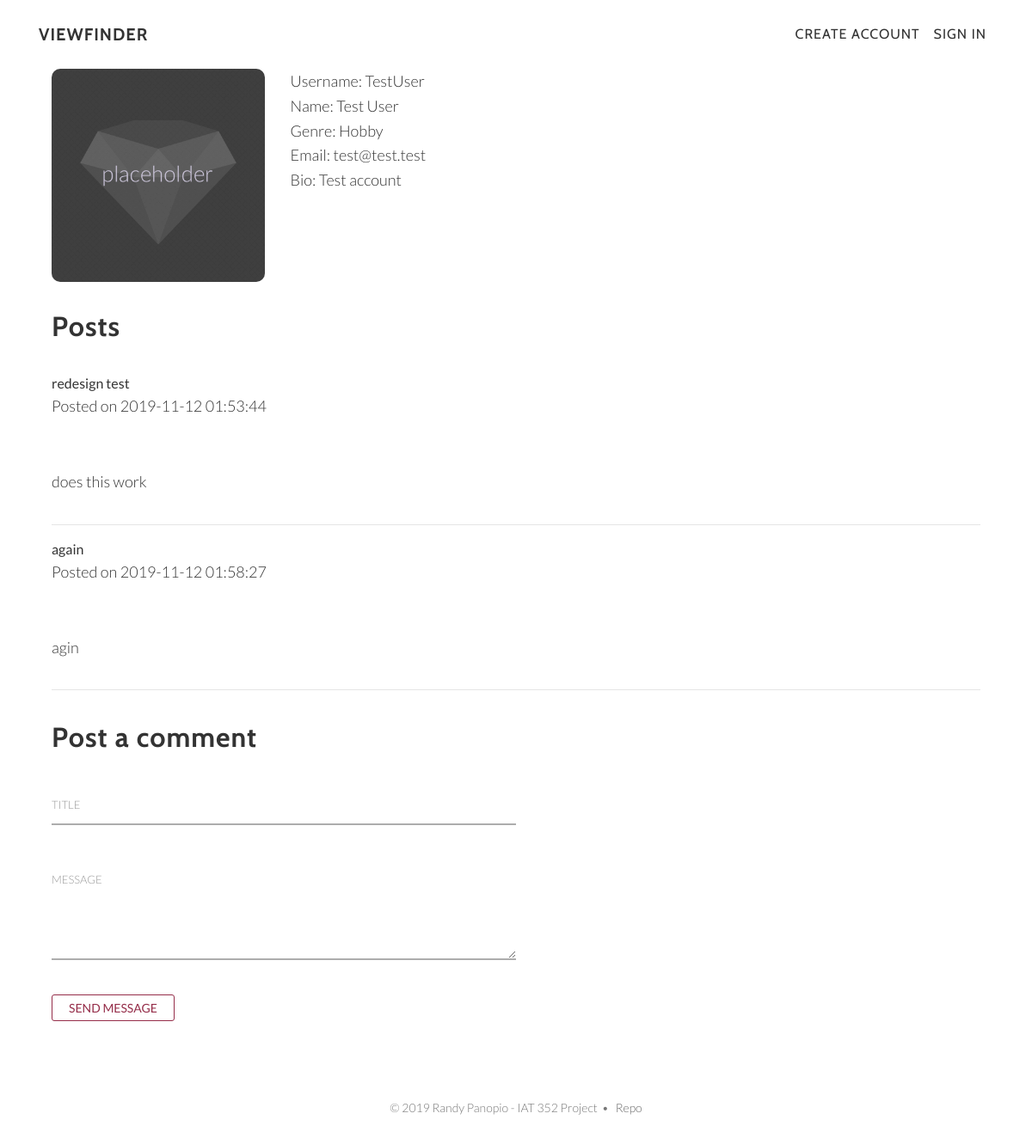
The app's page /photographers_userinfo.php?id=2 with its own data.
### tables this page shows
CREATE TABLE IF NOT EXISTS `photographers` (
  `id` int(6) UNSIGNED NOT NULL AUTO_INCREMENT,
  `username` varchar(30) NOT NULL,
  `email` varchar(30) NOT NULL,
  `password` varchar(255) DEFAULT NULL,
  `name` varchar(50) DEFAULT NULL,
  `genre` varchar(50) DEFAULT NULL,
  `bio` varchar(255) DEFAULT NULL,
  PRIMARY KEY (`id`)
);

CREATE TABLE IF NOT EXISTS `posts` (
  `user_id` int(255) NOT NULL,
  `title` varchar(255) NOT NULL,
  `content` text NOT NULL,
  `date` timestamp NOT NULL DEFAULT current_timestamp() ON UPDATE current_timestamp()
);

### photographers_userinfo.php (the view, shortened to what this page needs)
<?php require("directives/header.php");
require("directives/nav_bar.php");
require("directives/database_info.php");?>
<div id="content-container">
  <div class="container">
    <div class="col-lg-12 mx-auto">
      <div class="row">
        <?php
            if (isset($_GET['id']) && is_numeric($_GET['id']) ) {
                $userID = ($_GET['id']);
                $user_info_query = "SELECT * FROM `photographers` WHERE id=".$userID.";";
                $user_result = $db->query($user_info_query);
                if($user_result) {
                  $user = $user_result->fetch_array(MYSQLI_ASSOC);
                  echo "<div class=\"col-md-3 content-row\">
                            <img class=\"img-responsive\" src=\"img/placeholder.png\" alt=\"img\">
                        </div>
                        <div class=\"col-md-9 content-row\">
                        <p>
                        Username: ".$user['username']."<br />
                        Name: ".$user['name']."<br />
                        Genre: ".$user['genre']."<br />
                        Email: ".$user['email']."<br />
                        Bio: ".$user['bio']."
                        </p>
                              </div>";
                }
                $user_posts_query = "SELECT * FROM posts WHERE user_id=".$userID;
                $user_posts_result = $db->query($user_posts_query);
                echo "<div class='container'>
                <h2>Posts</h2>";
                if ($user_posts_result) {
                    if (($user_posts_result->num_rows) > 0) {
                        while ($post = $user_posts_result->fetch_assoc()) {
                            echo "<div class='post-container'>
                                <div class='post-contents'>
                                    <b>".$post['title']."</b>
                                    <p>Posted on ".$post['date']."</p>
                                    <br />
                                    <p>".$post['content']."</p>
                                    <hr />
                                </div>
                            </div>";
                        }
                        echo "</div>";
                    } else {
                        echo "<p>This user has no comments!</p>";
                    }
                }
            } else {
                echo "<h1 class=\"main-header\">User not found</h1>";
            }
        ?>
        <div class="container">
          <section id="contact" class="contact-section content-section">
                <h2>Post a comment</h2>
                <form class="form-wrap validate-form" name="input" action="create_post.php" method="post">
                  <div class="input-wrap validate-input" data-validate="Name is needed!">
                    <input class="input-style" type="text" name="title" required>
                  </div>
                  <div class="input-wrap validate-input" data-validate="Message is needed">
                    <textarea class="input-style" name="content" required></textarea>
                  </div>
                  <div class="container-contact1-form-btn">
                    <button class="btn btn-default btn-sm btn-anim-i">
                      <span>
                        Send Message
                      </span>
                    </button>
                  </div>
                </form>
          </section>
        </div>
      </div>
    </div>
  </div>
</div>
<?php require("directives/footer.php"); ?>

### styles/css/main.css (style rules this page uses)
body { font-family:'Lato';font-weight:300;width:100%;height:100%;color:#333333;background-color:white }
img { max-width:100%;width:100%;border-radius:10px }
h1,h2,h3,h4,h5,h6 { font-family:'Cabin', sans-serif;font-weight:700;margin:0 0 35px;letter-spacing:1px }
p { font-size:16px;line-height:1.5;margin:0 0 25px }
.content-row { margin-bottom:3% }
@media (min-width: 768px) { p { font-size:18px;line-height:1.6;margin:0 0 35px } }
.content-section { padding-top:20px;padding-bottom:20px }
#content-container { margin-top:80px }
.btn { font-family:'Lato', sans-serif;font-weight:400;-webkit-transition:all 0.3s ease-in-out;-moz-transition:all 0.3s ease-in-out;transition:all 0.3s ease-in-out;text-transform:uppercase;border-radius:0 }
.btn-default { color:#952d49;border:1px solid #952d49;border-radius:3px;background-color:transparent;padding-top:4px;padding-bottom:4px }
.btn-anim-i { padding-right:19px;padding-left:19px;padding-top:4px;padding-bottom:4px }
.form-wrap { width:50% }
.input-wrap { width:100%;position:relative;border-bottom:2px solid #adadad;margin-bottom:40px }
.input-style { display:block;width:100%;font-family:'Lato';font-weight:300;font-size:15px;color:#555555;line-height:1.2 }
input.input-style { outline:none;border:none;height:45px }
textarea.input-style { outline:none;border:none;min-height:115px;padding-top:13px;padding-bottom:13px }

### records on screen
photographers: username "TestUser", name "Test User", genre "Hobby", email "test@test.test", bio "Test account"
posts: title "redesign test", date "2019-11-12 01:53:44", content "does this work"
posts: title "again", date "2019-11-12 01:58:27", content "agin"
